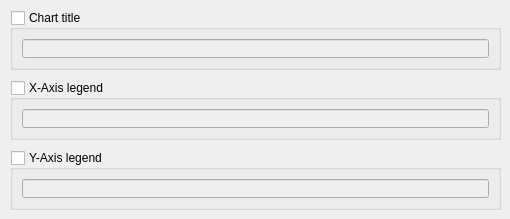
     <widget class="QWidget" name="TabTitles">
      <attribute name="title">
       <string>Titles</string>
      </attribute>
      <widget class="QGroupBox" name="groupBoxChartTitle">
       <property name="geometry">
        <rect>
         <x>10</x>
         <y>10</y>
         <width>491</width>
         <height>60</height>
        </rect>
       </property>
       <property name="title">
        <string>Chart title</string>
       </property>
       <property name="checkable">
        <bool>true</bool>
       </property>
       <property name="checked">
        <bool>false</bool>
       </property>
       <layout class="QGridLayout" name="gridLayout">
        <item row="0" column="0">
         <widget class="QLineEdit" name="lineEditChartTitle">
          <property name="toolTip">
           <string>Enter Chart's title</string>
          </property>
         </widget>
        </item>
       </layout>
      </widget>
      <widget class="QGroupBox" name="groupBoxChartLegendX">
       <property name="geometry">
        <rect>
         <x>10</x>
         <y>80</y>
         <width>491</width>
         <height>60</height>
        </rect>
       </property>
       <property name="title">
        <string>X-Axis legend</string>
       </property>
       <property name="checkable">
        <bool>true</bool>
       </property>
       <property name="checked">
        <bool>false</bool>
       </property>
       <layout class="QGridLayout" name="gridLayout_2">
        <item row="0" column="0">
         <widget class="QLineEdit" name="lineEditAxisLegendX">
          <property name="toolTip">
           <string>Text legend for X axis</string>
          </property>
         </widget>
        </item>
       </layout>
      </widget>
      <widget class="QGroupBox" name="groupBoxChartLegendY">
       <property name="geometry">
        <rect>
         <x>10</x>
         <y>150</y>
         <width>491</width>
         <height>60</height>
        </rect>
       </property>
       <property name="title">
        <string>Y-Axis legend</string>
       </property>
       <property name="checkable">
        <bool>true</bool>
       </property>
       <property name="checked">
        <bool>false</bool>
       </property>
       <layout class="QGridLayout" name="gridLayout_4">
        <item row="0" column="0">
         <widget class="QLineEdit" name="lineEditAxisLegendY">
          <property name="toolTip">
           <string>Text legend for Y axis</string>
          </property>
         </widget>
        </item>
       </layout>
      </widget>
     </widget>
